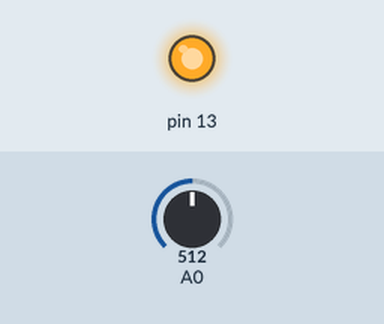
Recording of a sketch running on a simulated Arduino Uno, built with avr-gcc and run on an emulated ATmega328P. Shown: output pins drawn as LEDs (lit = HIGH). The inputs (shaded band) are chosen by the test bench; at power-on: A0 = 512.

Above: at 1.2 s.
1.3 s: A0 set to 164
2.8 s: A0 set to 141
At 4.0 s:
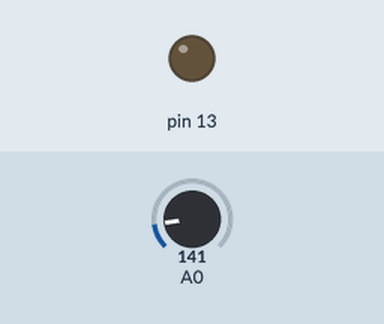
4.3 s: A0 set to 160
At 5.3 s:
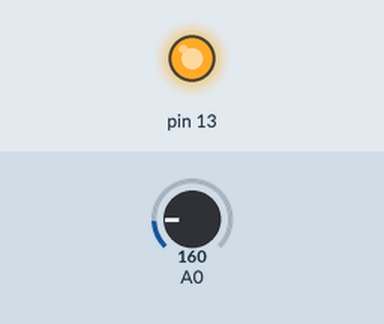
5.8 s: A0 set to 140
At 6.5 s:
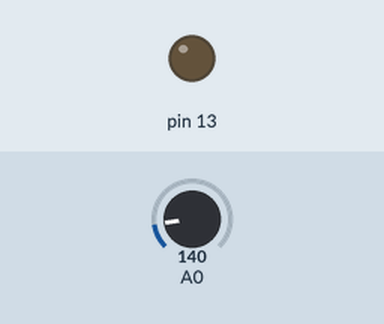
Timing chart, 0 to 8.3 s (numbered marks = the images above; inputs shaded):
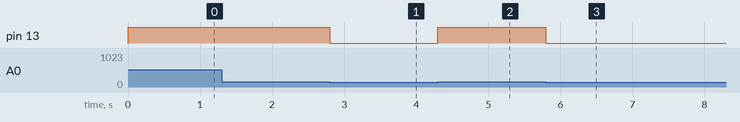

Measured:
- the behaviour switches between 151 and 150 on A0 (found by bisection; images 0 and 1)
- after the input at 1.3 s, every drawn part: stays the same
- after the input at 2.8 s, pin 13: HIGH → LOW at once
- after the input at 4.3 s, pin 13: LOW → HIGH at once
- after the input at 5.8 s, pin 13: HIGH → LOW at once

The sketch:

arduino.ino
```cpp
// (licence header left out)
void setup() {
  pinMode(13, OUTPUT);
}

void loop() {
  if (analogRead(0) > 150) {
    digitalWrite(13, HIGH);
  }
  else {
    digitalWrite(13, LOW);
  }
}
```
